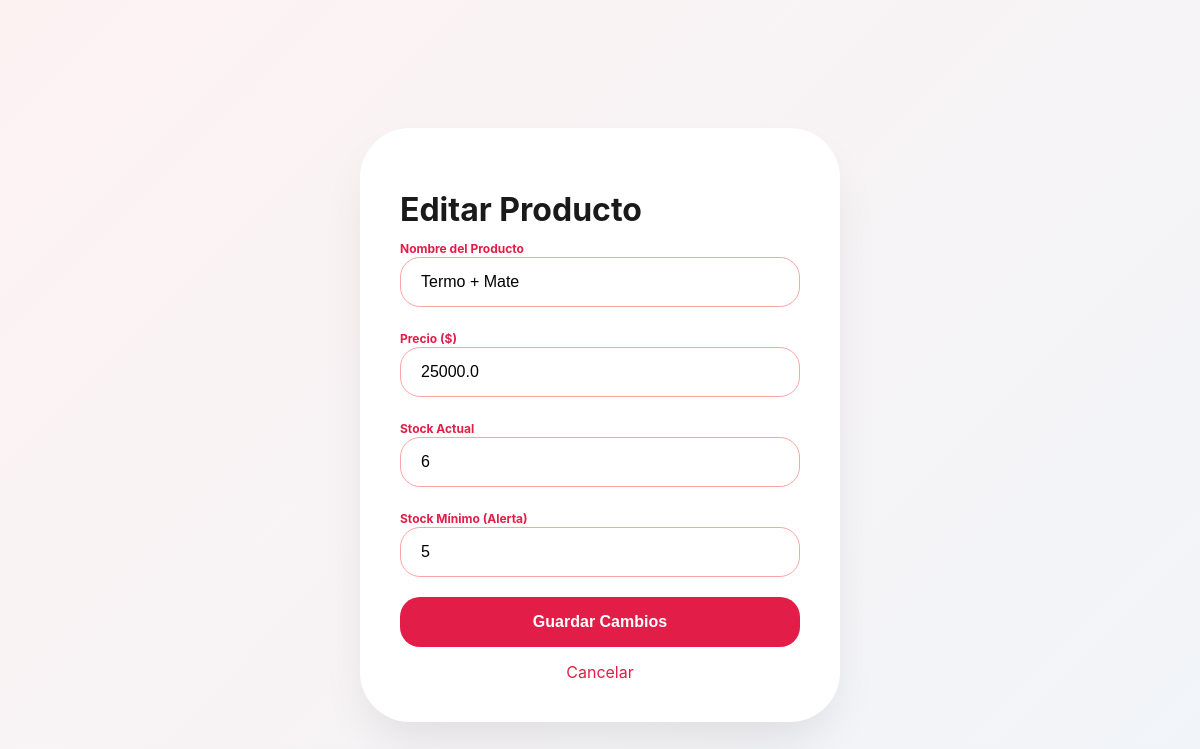
The app's page /editar/5 (signed in) with its own data.
### tables this page shows
CREATE TABLE productos (
            id INTEGER PRIMARY KEY AUTOINCREMENT,
            nombre TEXT NOT NULL,
            stock INTEGER NOT NULL,
            stock_minimo INTEGER NOT NULL,
            precio REAL NOT NULL
        , categoria TEXT DEFAULT 'General');

### main.py (the view, shortened to what this page needs)
@app.route('/editar/<int:id>', methods=['GET', 'POST'])
@login_required
def editar(id):
    conn = conectar()
    producto = conn.execute('SELECT * FROM productos WHERE id = ?', (id,)).fetchone()
    conn.close()
    return render_template('editar.html', p=producto)

### main.py (called while the page is built)
@login_manager.user_loader
def load_user(user_id):
    return User(user_id)

def conectar():
    conn = sqlite3.connect('libreria.db')
    conn.row_factory = sqlite3.Row
    return conn

### templates/editar.html (shortened to what this page needs)
<!DOCTYPE html>
<html lang="es">
<head>
    <link rel="stylesheet" href="{{ url_for('static', filename='css/style.css') }}">
</head>
<body class="auth-body">
    <div class="auth-card" style="height: auto; padding: 40px; margin-top: 50px;">
        <h1 class="auth-title">Editar Producto</h1>
        <form action="/editar/{{ p.id }}" method="POST">
            <div class="auth-input-group">
                <label style="font-size: 12px; font-weight: bold; color: var(--rojo-hada);">Nombre del Producto</label>
                <input type="text" name="nombre" class="auth-input" value="{{ p.nombre }}" required>
            </div>
            <div class="auth-input-group">
                <label style="font-size: 12px; font-weight: bold; color: var(--rojo-hada);">Precio ($)</label>
                <input type="number" step="0.01" name="precio" class="auth-input" value="{{ p.precio }}" required>
            </div>
            <div class="auth-input-group">
                <label style="font-size: 12px; font-weight: bold; color: var(--rojo-hada);">Stock Actual</label>
                <input type="number" name="stock" class="auth-input" value="{{ p.stock }}" required>
            </div>
            <div class="auth-input-group">
                <label style="font-size: 12px; font-weight: bold; color: var(--rojo-hada);">Stock Mínimo (Alerta)</label>
                <input type="number" name="stock_minimo" class="auth-input" value="{{ p.stock_minimo }}" required>
            </div>
            <button type="submit" class="auth-btn">Guardar Cambios</button>
            <a href="/" style="display:block; text-align:center; margin-top:15px; color:var(--rojo-hada); text-decoration:none;">Cancelar</a>
        </form>
    </div>
</body>
</html>

### static/css/style.css (style rules this page uses)
:root { --rojo-hada: #e11d48; --rojo-oscuro: #9f1239; --blanco: #ffffff; --gris-fondo: #f1f5f9; --texto: #334155; }
body { background-color: var(--gris-fondo); font-family: 'Inter', sans-serif; margin: 0; color: var(--texto); }
input { padding: 12px; border: 1px solid #e2e8f0; border-radius: 8px; outline: none; }
.auth-body { background: linear-gradient(135deg, #fdf2f2 0%, #f1f5f9 100%); display: flex; justify-content: center; align-items: center; min-height: 100vh; margin: 0; background-attachment: fixed; }
.auth-card { background: rgba(255, 255, 255, 0.95); width: 100%; max-width: 400px; height: 800px; border-radius: 50px; box-shadow: 0 25px 50px -12px rgba(0, 0, 0, 0.1); overflow: hidden; position: relative; display: flex; flex-direction: column; backdrop-filter: blur(10px); }
.auth-title { font-size: 32px; font-weight: 700; color: #1a1a1a; margin-bottom: 8px; }
.auth-input-group { margin-bottom: 20px; }
.auth-input { width: 100%; padding: 15px 20px; border: 1.5px solid #fca5a5; border-radius: 20px; font-size: 16px; box-sizing: border-box; outline: none; transition: all 0.3s; }
.auth-btn { background: var(--rojo-hada); color: white; width: 100%; padding: 16px; border-radius: 20px; border: none; font-size: 16px; font-weight: 600; cursor: pointer; display: flex; justify-content: center; align-items: center; gap: 10px; margin-top: 10px; }

### records on screen
productos: nombre "Termo + Mate", precio "25000.0", stock "6", stock_minimo "5"
